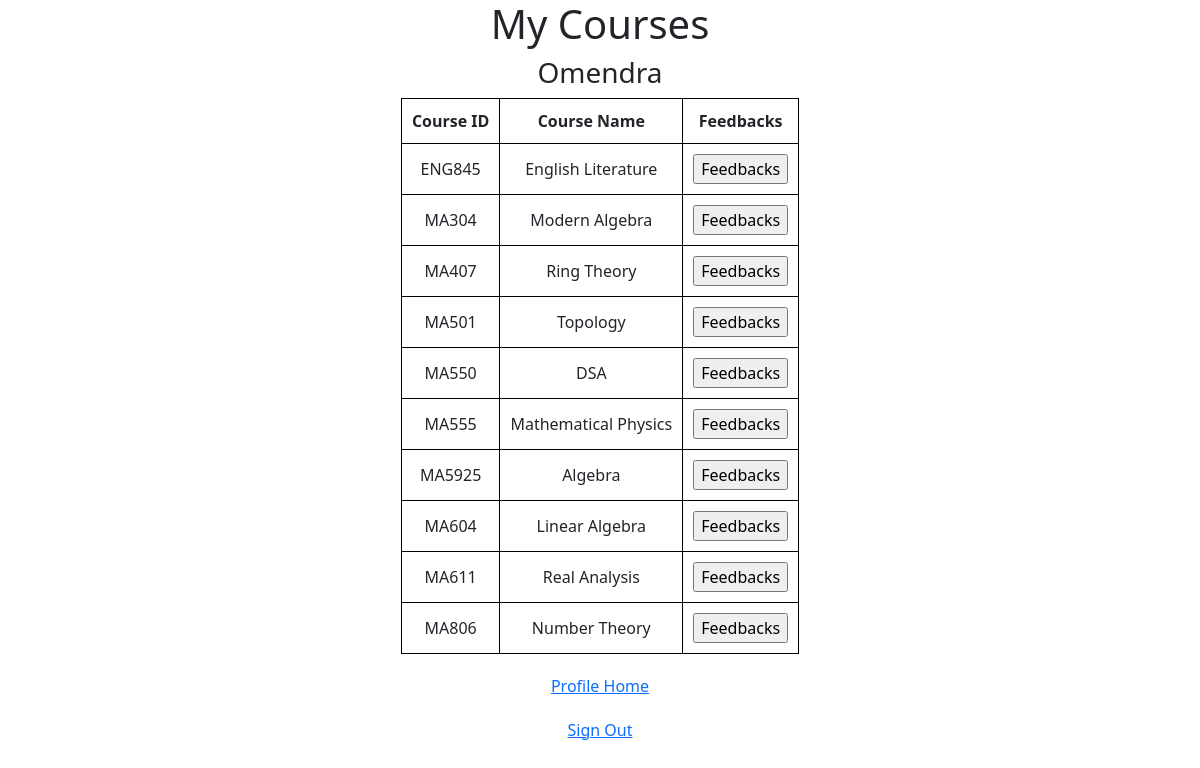
The app's page /mycourse.php (signed in) with its own data.
### tables this page shows
CREATE TABLE `enroll` (
  `mark_obtained` int(11) DEFAULT NULL,
  `grade` char(10) DEFAULT NULL,
  `student_id` int(5) NOT NULL,
  `course_id` varchar(100) NOT NULL,
  `test_id` varchar(100) DEFAULT NULL,
  `feedback_id` varchar(100) DEFAULT NULL
);

CREATE TABLE `course` (
  `course_duration` int(11) NOT NULL,
  `course_id` varchar(100) NOT NULL,
  `course_name` varchar(100) NOT NULL,
  `instructor_id` int(11) NOT NULL,
  `course_description` varchar(100) NOT NULL,
  `starting_time` date DEFAULT NULL
);

### mycourse.php (the view, shortened to what this page needs)
<?php
include('connect.php');
?>
<!doctype html>
<html lang="en">
<head>
    <link href="https://cdn.jsdelivr.net/npm/bootstrap@5.1.3/dist/css/bootstrap.min.css" rel="stylesheet">
</head>
<body>
    <?php
    echo "<h1>" . "My Courses" . "</h1>";
    echo "<h3 style='text-align: center;'>" . $_SESSION['name'] . "</h3>";
    ?>
    <?php
    echo '<table class="center">';
    echo '<tr>
    <th> Course ID </th>
    <th> Course Name </th>
    <th> Feedbacks </th>
    </tr>';
    $student_id = $_SESSION['student_id'];
    $sql = mysqli_query($conn, "select* from enroll where student_id ='$student_id'");
    while ($row = mysqli_fetch_assoc($sql)) {
        echo '<tr>';
        echo '<td>' . $row['course_id'] . '</td>';
        $course_id = $row['course_id'];
        $sql2 = mysqli_query($conn, "select* from course where course_id ='$course_id'");
        $row2 = mysqli_fetch_assoc($sql2);
        echo '<td>' . $row2['course_name'] . '</td>';
        $course_name = $row2['course_name'];
        echo '<form action="student_feedback.php" method = "POST">
        <input type="text" name = "cid" value=' . $course_id . ' hidden>' .
            '<input type="text" name = "cname" value=' . $course_name . ' hidden>';
        echo '<td>' . '<input type="submit" value = "Feedbacks" name = "submit_f">' . '</td>';
        echo '</form>';
        echo '</tr>';
    }
    echo '</table>';
    ?>
    <div>
        <a href="student_profile.php"> Profile Home</a>
    </div>
    <div>
        <a href="logout.php">Sign Out</a>
    </div>
</body>
</html>

### mycourse.php (style rules this page uses)
h1 { text-align: center; }
div { margin-top: 20px; display: flex; align-items: center; justify-content: center }
a { text-align: center; }
table, th, td { text-align: center; padding: 10px; border: 1px solid black; }
.center { padding: 10px; text-align: center; margin-left: auto; margin-right: auto; border: 1px solid black; }

### records on screen
enroll: course "ENG845", course.course_name "English Literature"
enroll: course "MA304", course.course_name "Modern Algebra"
enroll: course "MA407", course.course_name "Ring Theory"
enroll: course "MA501", course.course_name "Topology"
enroll: course "MA550", course.course_name "DSA"
enroll: course "MA555", course.course_name "Mathematical Physics"
enroll: course "MA5925", course.course_name "Algebra"
enroll: course "MA604", course.course_name "Linear Algebra"
enroll: course "MA611", course.course_name "Real Analysis"
enroll: course "MA806", course.course_name "Number Theory"

### other values on screen
$_SESSION['name'] "Omendra"
